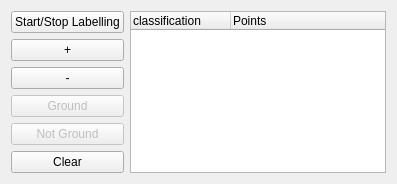
            <widget class="QWidget" name="classifier">
             <attribute name="title">
              <string>Manual Labelling</string>
             </attribute>
             <layout class="QGridLayout" name="gridLayout_3">
              <item row="0" column="1" rowspan="6">
               <widget class="QTreeWidget" name="treeWidget_classification">
                <column>
                 <property name="text">
                  <string>classification</string>
                 </property>
                </column>
                <column>
                 <property name="text">
                  <string>Points</string>
                 </property>
                </column>
               </widget>
              </item>
              <item row="3" column="0">
               <widget class="QPushButton" name="pushButton_ground">
                <property name="enabled">
                 <bool>false</bool>
                </property>
                <property name="text">
                 <string>Ground</string>
                </property>
               </widget>
              </item>
              <item row="0" column="0">
               <widget class="QPushButton" name="pushButton_start_stopLabelling">
                <property name="text">
                 <string>Start/Stop Labelling</string>
                </property>
               </widget>
              </item>
              <item row="5" column="0">
               <widget class="QPushButton" name="pushButton_clearLabelling">
                <property name="enabled">
                 <bool>true</bool>
                </property>
                <property name="text">
                 <string>Clear</string>
                </property>
               </widget>
              </item>
              <item row="4" column="0">
               <widget class="QPushButton" name="pushButton_notGround">
                <property name="enabled">
                 <bool>false</bool>
                </property>
                <property name="text">
                 <string>Not Ground</string>
                </property>
               </widget>
              </item>
              <item row="1" column="0">
               <widget class="QPushButton" name="pushButton_addPoint">
                <property name="text">
                 <string>+</string>
                </property>
               </widget>
              </item>
              <item row="2" column="0">
               <widget class="QPushButton" name="pushButton_removePoint">
                <property name="text">
                 <string>-</string>
                </property>
               </widget>
              </item>
             </layout>
            </widget>
